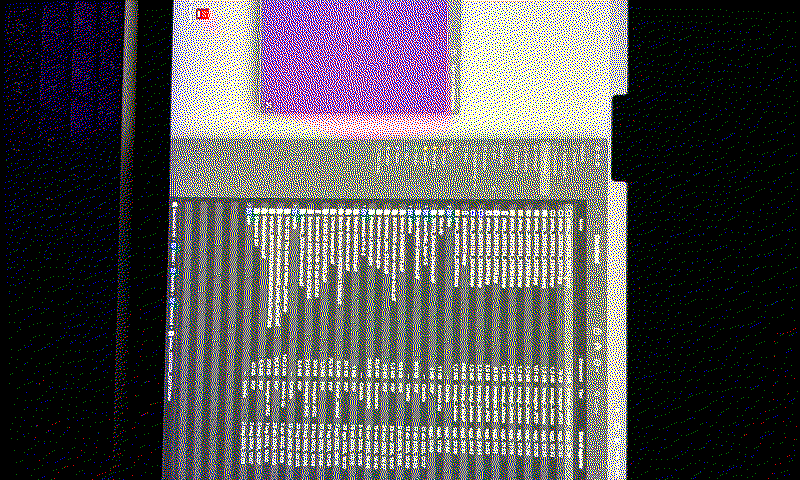
#> input picture image/photo_20251224_230415.bmp, 800 x 480 px
$ python convert_for_epaper.py image/photo_20251224_230415.bmp image/photo_20251224_230508.bmp
#> lines starting #> are read from the running program, lines starting #| are printed output that depends on the picture
#> in convert, img is the input picture: PIL image 800x480 RGB; mean R, G, B 86.6, 84, 85.5
#!/usr/bin/env python3
"""
Simple E-Paper Converter for GitHub Actions
Drop an image in the repo, this converts it automatically.

Usage as GitHub Action:
  python convert_for_epaper.py input.jpg output.bmp
"""

import sys
import numpy as np
from PIL import Image, ImageEnhance, ExifTags
from PIL.ImageOps import exif_transpose
from pathlib import Path

# 7-color palette (theoretical RGB values for BMP output)
PALETTE = np.array([
    [0, 0, 0],        # Black
    [255, 255, 255],  # White
    [0, 128, 0],      # Green
    [0, 0, 255],      # Blue
    [255, 0, 0],      # Red
    [255, 255, 0],    # Yellow
    [255, 128, 0],    # Orange
], dtype=np.float64)

# Measured palette (what actually appears on e-paper)
MEASURED = np.array([
    [0, 0, 0],
    [255, 255, 255],
    [0, 100, 0],
    [0, 0, 180],
    [180, 0, 0],
    [200, 200, 0],
    [200, 100, 0],
], dtype=np.float64) / 255.0


def resize_crop(img, w=800, h=480):
    """Resize and center-crop to target dimensions."""
#> called with w = 800, h = 480
    img = img.convert('RGB')
    ratio = w / h
    img_ratio = img.width / img.height
#> img_ratio = 1.67

    if img_ratio > ratio:
        new_h = h
        new_w = int(img.width * new_h / img.height)
    else:
        new_w = w
        new_h = int(img.height * new_w / img.width)
#> new_h = 480

    img = img.resize((new_w, new_h), Image.Resampling.LANCZOS)
    left = (new_w - w) // 2
    top = (new_h - h) // 2
#> top = 0
    return img.crop((left, top, left + w, top + h))


def enhance(img, saturation=1.5):
    """Boost saturation to compensate for e-paper."""
#> called with saturation = 1.5
    return ImageEnhance.Color(img).enhance(saturation)


def dither(pixels, palette):
    """Floyd-Steinberg dithering with measured palette."""
    h, w, _ = pixels.shape
#> h = 480; w = 800
    indices = np.zeros((h, w), dtype=np.uint8)

    for y in range(h):
        for x in range(w):
            old = pixels[y, x].copy()
            idx = np.argmin(np.sum((palette - old) ** 2, axis=1))
            indices[y, x] = idx
            new = palette[idx]
            err = old - new

            if x + 1 < w:
                pixels[y, x+1] += err * 7/16
            if y + 1 < h:
                if x > 0:
                    pixels[y+1, x-1] += err * 3/16
                pixels[y+1, x] += err * 5/16
                if x + 1 < w:
                    pixels[y+1, x+1] += err * 1/16
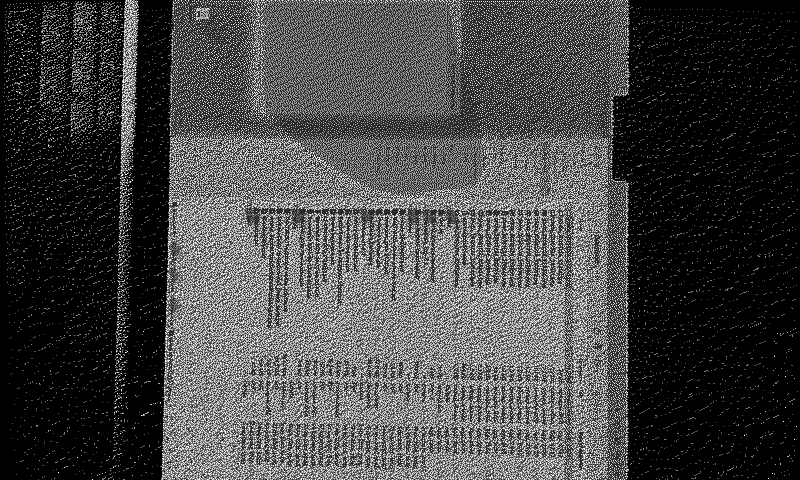
#> indices: shape (480, 800); min 0, max 6, mean 1.65; drawn with min black and max white
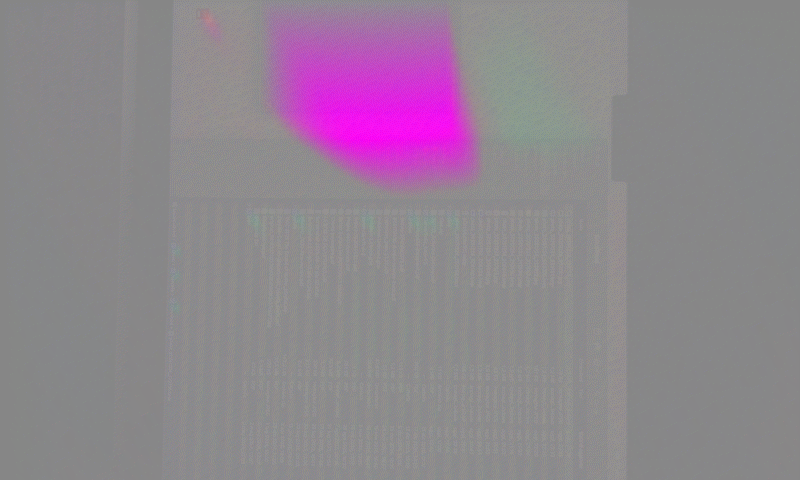
#> pixels: shape (480, 800, 3) float64; mean R, G, B 0.982, -0.0979, 0.976; drawn with min black and max white

    return indices


def convert(input_path, output_path, width=800, height=480, saturation=1.5):
    """Convert image for e-paper display."""
    # Load and process
    img = Image.open(input_path)

    # IMPORTANT: Apply EXIF rotation to fix iPhone vertical photos
    img = exif_transpose(img)

    img = resize_crop(img, width, height)
    img = enhance(img, saturation)

    # Dither
    pixels = np.array(img).astype(np.float64) / 255.0
    indices = dither(pixels, MEASURED)

    # Create output image
    result = np.zeros((height, width, 3), dtype=np.uint8)
    for i in range(len(PALETTE)):
        result[indices == i] = PALETTE[i].astype(np.uint8)

    Image.fromarray(result).save(output_path)
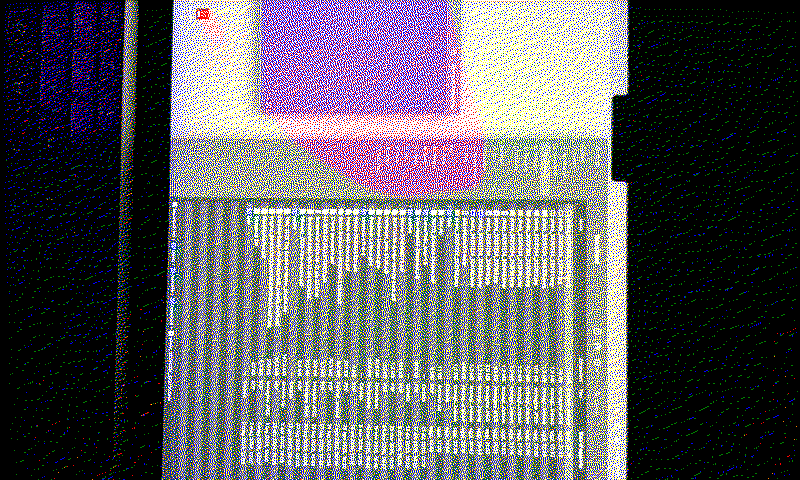
#> saved as photo_20251224_230508.bmp: PIL image 800x480 RGB; mean R, G, B 95.7, 93.8, 98.1
    print(f"✓ Converted: {output_path}")


if __name__ == '__main__':
    if len(sys.argv) < 3:
        print("Usage: python convert_for_epaper.py input.jpg output.bmp")
        sys.exit(1)

    convert(sys.argv[1], sys.argv[2])

$ run again, on input/photo_20251224_202908.jpg
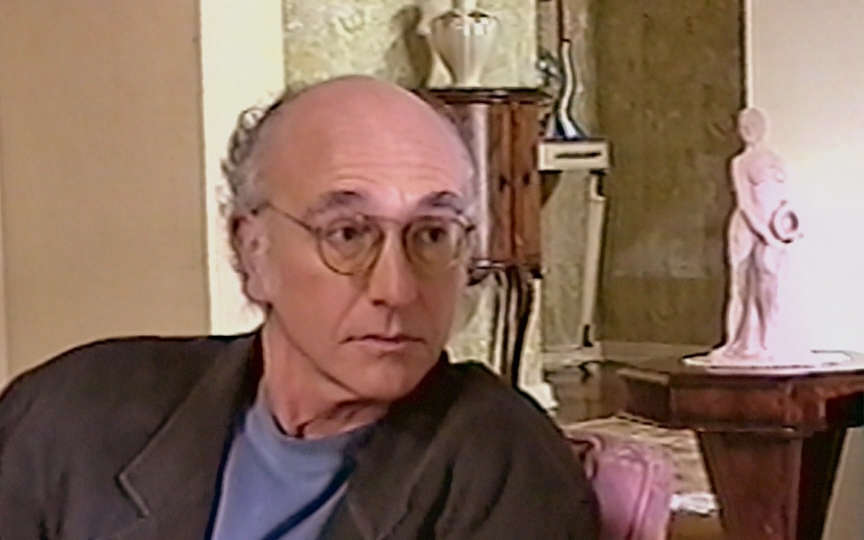
#> input picture input/photo_20251224_202908.jpg, 1728 x 1080 px (shown at 1/2 size)
#> in convert, img is the input picture: PIL image 1728x1080 RGB; mean R, G, B 135.1, 108.3, 92.7
#> img: PIL image 800x500 RGB
#> after the loop in dither, `for y in range(h):`:
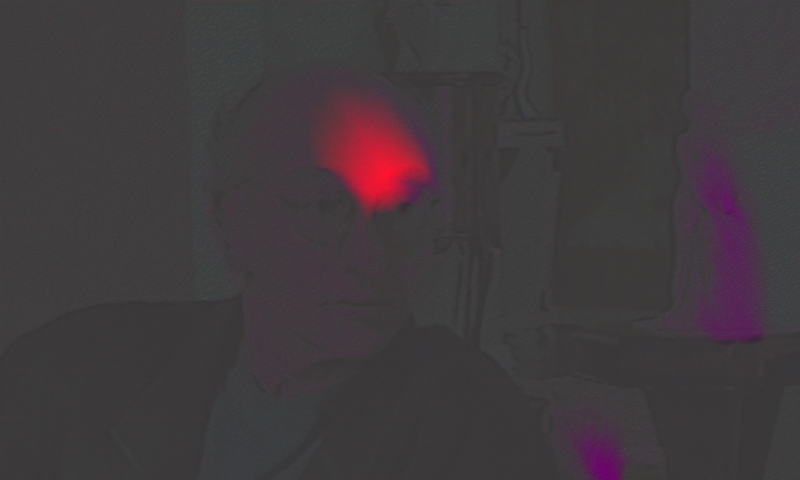
#> pixels: shape (480, 800, 3) float64; mean R, G, B 0.724, 0.304, 0.515; drawn with min black and max white
#> in convert, `Image.fromarray(result).save(output_path)`:
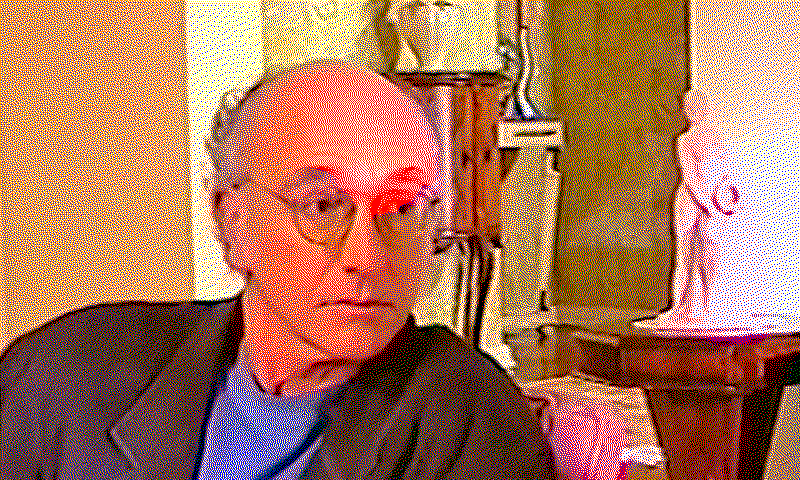
#> saved as photo_20251224_202908.jpg: PIL image 800x480 RGB; mean R, G, B 173.8, 118.6, 92.1
